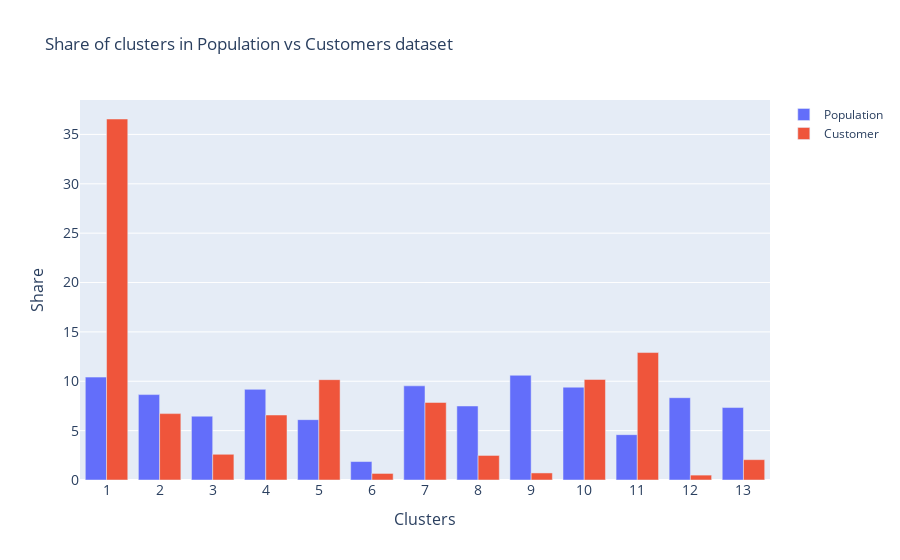

Notebook code for this chart:
### Code cell
fig = go.Figure(data=[
    go.Bar(name='Population', x=clusters.cluster.astype(str), y=clusters.population_share),
    go.Bar(name='Customer', x=clusters.cluster.astype(str), y=clusters.customers_share)
])
# Change the bar mode
fig.update_layout(barmode='group',
                  title_text='Share of clusters in Population vs Customers dataset',
                  yaxis=dict(
                        title='Share',
                        titlefont_size=16,
                        tickfont_size=14,
                  ),
                  xaxis=dict(
                        title='Clusters',
                        titlefont_size=16,
                        tickfont_size=14,
                  ),
                 )
fig.show()

### Figure 1 — Plotly figure (JSON) as saved in the notebook; plotly's stock layout.template omitted (floating-point values rounded to 4 significant figures)
{"data": [{"name": "Population", "type": "bar", "x": ["1", "2", "3", "4", "5", "6", "7", "8", "9", "10", "11", "12", "13"], "y": [10.42, 8.651, 6.462, 9.181, 6.112, 1.869, 9.537, 7.495, 10.61, 9.401, 4.592, 8.336, 7.338]}, {"name": "Customer", "type": "bar", "x": ["1", "2", "3", "4", "5", "6", "7", "8", "9", "10", "11", "12", "13"], "y": [36.56, 6.722, 2.605, 6.582, 10.16, 0.6645, 7.855, 2.486, 0.7148, 10.18, 12.91, 0.4958, 2.06]}], "layout": {"autosize": true, "barmode": "group", "title": {"text": "Share of clusters in Population vs Customers dataset"}, "xaxis": {"autorange": true, "range": [-0.5, 12.5], "tickfont": {"size": 14}, "title": {"font": {"size": 16}, "text": "Clusters"}, "type": "category"}, "yaxis": {"autorange": true, "range": [0, 38.49], "tickfont": {"size": 14}, "title": {"font": {"size": 16}, "text": "Share"}, "type": "linear"}}}
